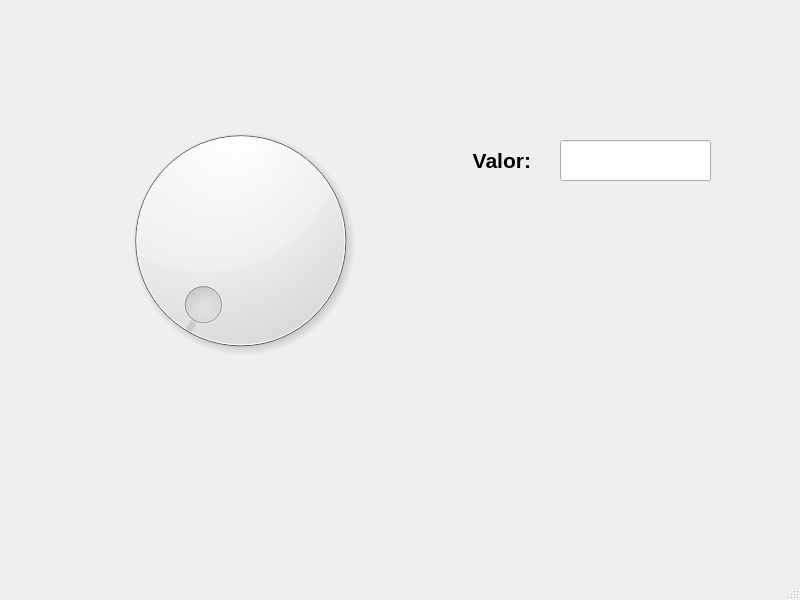
<?xml version="1.0" encoding="UTF-8"?>
<ui version="4.0">
 <class>MainWindow</class>
 <widget class="QMainWindow" name="MainWindow">
  <property name="geometry">
   <rect>
    <x>0</x>
    <y>0</y>
    <width>800</width>
    <height>600</height>
   </rect>
  </property>
  <property name="windowTitle">
   <string>MainWindow</string>
  </property>
  <widget class="QWidget" name="centralwidget">
   <widget class="QLabel" name="label">
    <property name="geometry">
     <rect>
      <x>30</x>
      <y>0</y>
      <width>751</width>
      <height>81</height>
     </rect>
    </property>
    <property name="text">
     <string/>
    </property>
    <property name="pixmap">
     <pixmap resource="recursos_proyecto.qrc">:/uat/fians</pixmap>
    </property>
    <property name="scaledContents">
     <bool>true</bool>
    </property>
   </widget>
   <widget class="QLabel" name="label_3">
    <property name="geometry">
     <rect>
      <x>660</x>
      <y>400</y>
      <width>131</width>
      <height>141</height>
     </rect>
    </property>
    <property name="text">
     <string/>
    </property>
    <property name="pixmap">
     <pixmap resource="recursos_proyecto.qrc">:/logo/equipo</pixmap>
    </property>
    <property name="scaledContents">
     <bool>true</bool>
    </property>
   </widget>
   <widget class="QDial" name="dial">
    <property name="geometry">
     <rect>
      <x>70</x>
      <y>110</y>
      <width>341</width>
      <height>261</height>
     </rect>
    </property>
   </widget>
   <widget class="QLabel" name="label_2">
    <property name="geometry">
     <rect>
      <x>380</x>
      <y>140</y>
      <width>151</width>
      <height>41</height>
     </rect>
    </property>
    <property name="font">
     <font>
      <pointsize>16</pointsize>
      <weight>75</weight>
      <bold>true</bold>
     </font>
    </property>
    <property name="text">
     <string>Valor:</string>
    </property>
    <property name="alignment">
     <set>Qt::AlignRight|Qt::AlignTrailing|Qt::AlignVCenter</set>
    </property>
   </widget>
   <widget class="QLineEdit" name="txt_valor">
    <property name="geometry">
     <rect>
      <x>560</x>
      <y>140</y>
      <width>151</width>
      <height>41</height>
     </rect>
    </property>
    <property name="font">
     <font>
      <pointsize>16</pointsize>
      <weight>75</weight>
      <bold>true</bold>
     </font>
    </property>
    <property name="alignment">
     <set>Qt::AlignCenter</set>
    </property>
   </widget>
  </widget>
  <widget class="QMenuBar" name="menubar">
   <property name="geometry">
    <rect>
     <x>0</x>
     <y>0</y>
     <width>800</width>
     <height>22</height>
    </rect>
   </property>
  </widget>
  <widget class="QStatusBar" name="statusbar"/>
 </widget>
 <resources>
  <include location="recursos_proyecto.qrc"/>
 </resources>
 <connections/>
</ui>
